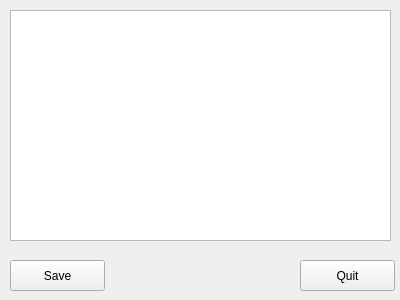
<?xml version="1.0" encoding="UTF-8"?>
<ui version="4.0">
 <class>Editor</class>
 <widget class="QMainWindow" name="Editor">
  <property name="geometry">
   <rect>
    <x>0</x>
    <y>0</y>
    <width>400</width>
    <height>300</height>
   </rect>
  </property>
  <property name="windowTitle">
   <string>Editor</string>
  </property>
  <widget class="QWidget" name="centralWidget">
   <widget class="QPlainTextEdit" name="textarea">
    <property name="geometry">
     <rect>
      <x>10</x>
      <y>10</y>
      <width>381</width>
      <height>231</height>
     </rect>
    </property>
   </widget>
   <widget class="QPushButton" name="quit_button">
    <property name="geometry">
     <rect>
      <x>300</x>
      <y>260</y>
      <width>95</width>
      <height>31</height>
     </rect>
    </property>
    <property name="text">
     <string>Quit</string>
    </property>
   </widget>
   <widget class="QPushButton" name="save_button">
    <property name="geometry">
     <rect>
      <x>10</x>
      <y>260</y>
      <width>95</width>
      <height>31</height>
     </rect>
    </property>
    <property name="text">
     <string>Save</string>
    </property>
   </widget>
  </widget>
 </widget>
 <layoutdefault spacing="6" margin="11"/>
 <resources/>
 <connections/>
</ui>
